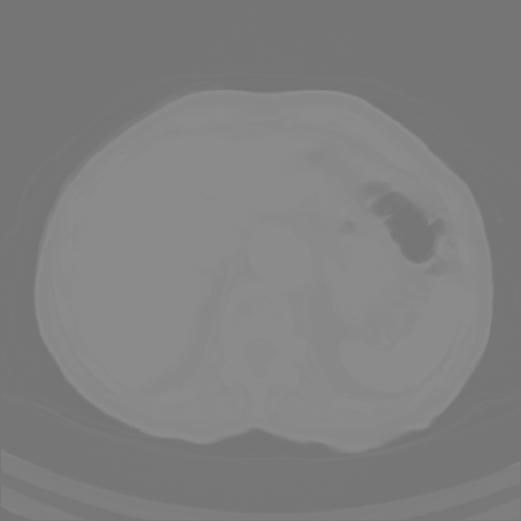
%> input picture imágenes/bazo.bmp, 521 x 521 px
$ octave prueba1.m   (GNU Octave 9; MATLAB toolbox functions it lacks are replaced by stand-ins)
%> lines starting %> are read from the running program, lines starting %| are printed output that depends on the picture
[bazoI,map]=imread('bazo.bmp');
%> bazoI is the input picture: size 521x521 uint8; min 117, max 139, mean 127.7
%> map = 256 rows, first 12: [0 0 0; 0.00392 0.00392 0.00392; 0.00784 0.00784 0.00784; 0.0118 0.0118 0.0118; 0.0157 0.0157 0.0157; 0.0196 0.0196 0.0196; 0.0235 0.0235 0.0235; 0.0275 0.0275 0.0275; 0.0314 0.0314 0.0314; 0.0353 0.0353 0.0353; 0.0392 0.0392 0.0392; 0.0431 0.0431 0.0431]
figure,subplot(1,2,1),imshow(bazoI)
title('Imagenoriginalbazo')

subplot(1,2,2),imhist(bazoI)
title('Histogramabazo')
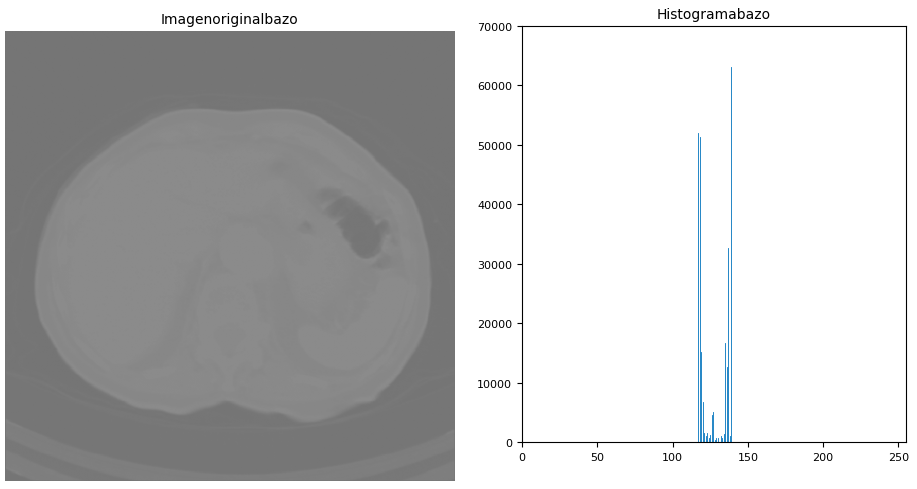
%> figure redrawn from the program's plot data, 2 panels
grisesBazo=ind2gray(bazoI,map);
figure,subplot(1,2,1),imshow(grisesBazo)
title('Histogramaescaladegrises')
eqBazo=histeq(grisesBazo,32);
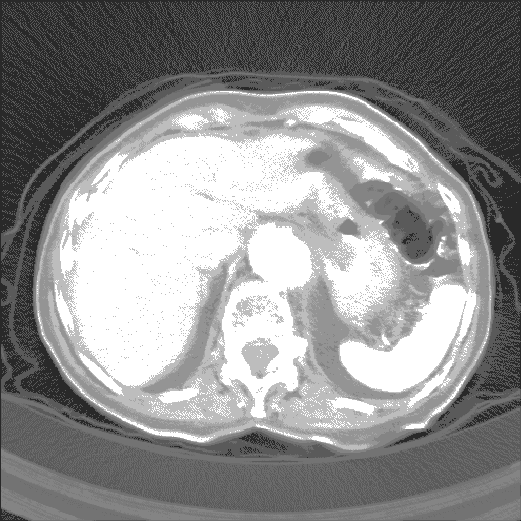
%> eqBazo: size 521x521 uint8; min 41, max 255, mean 142.6
subplot(1,2,1),imshowclose a(eqBazo)
%> (this line was passed over: imshowclose is not available in this run)
subplot(1,2,2),imhist(eqBazo)
title('Histogramaecualizado')
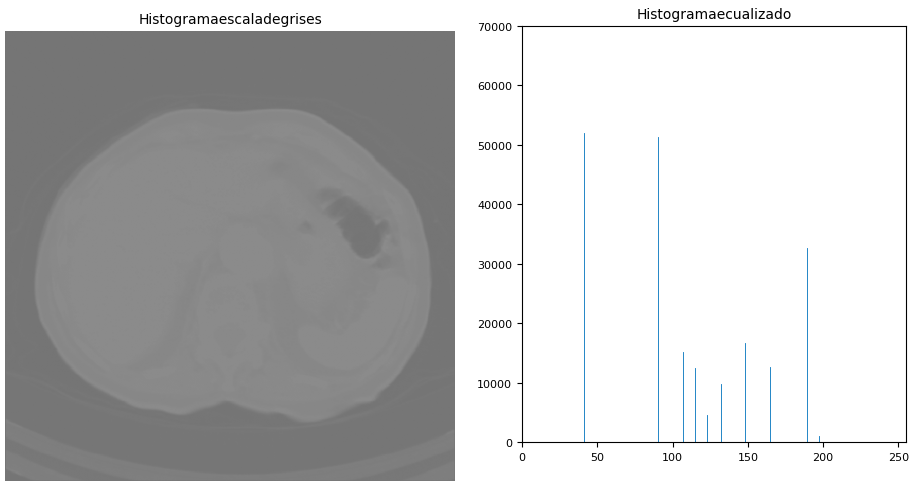
%> figure redrawn from the program's plot data, 2 panels
